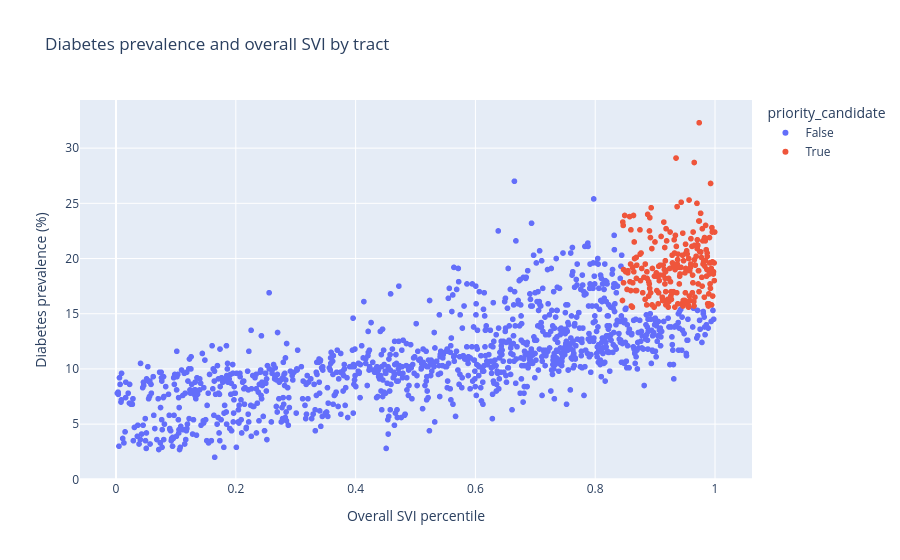

Notebook code cell kept with this figure:
### Markdown cell above
## Candidate Priority Tracts

Using the approved rule, a candidate is at or above the 75th-percentile cutoff for both diabetes prevalence and overall SVI among the matched Cook County tracts. The flags are screening candidates, not a final outreach decision.

### Code cell
diabetes_cutoff = matched["diabetes_prevalence_pct"].quantile(0.75)
svi_cutoff = matched["RPL_THEMES"].quantile(0.75)
matched["priority_candidate"] = (
    matched["diabetes_prevalence_pct"].ge(diabetes_cutoff)
    & matched["RPL_THEMES"].ge(svi_cutoff)
)
print(f"Diabetes 75th-percentile cutoff: {diabetes_cutoff:.2f}")
print(f"Overall SVI 75th-percentile cutoff: {svi_cutoff:.4f}")
print("Candidate priority tracts:", int(matched["priority_candidate"].sum()))

px.scatter(
    matched, x="RPL_THEMES", y="diabetes_prevalence_pct",
    color="priority_candidate", hover_name="GEOID",
    labels={"RPL_THEMES": "Overall SVI percentile", "diabetes_prevalence_pct": "Diabetes prevalence (%)"},
    title="Diabetes prevalence and overall SVI by tract",
).show()

priority_table = matched.loc[matched["priority_candidate"]].sort_values(
    ["diabetes_prevalence_pct", "RPL_THEMES"], ascending=False
)
priority_table[["GEOID", "diabetes_prevalence_pct", "RPL_THEMES", *model_columns[2:]]].head(20)

### Figure 1 — Plotly figure (JSON) as saved in the notebook; plotly's stock layout.template omitted (floating-point values rounded to 4 significant figures; data arrays with more than 128 entries replaced by an {"elided": "..."} marker saying what was removed)
{"data": [{"hovertemplate": "<b>%{hovertext}</b><br><br>priority_candidate=False<br>Overall SVI percentile=%{x}<br>Diabetes prevalence (%)=%{y}<extra></extra>", "hovertext": {"elided": "1114 str values"}, "legendgroup": "False", "marker": {"color": "#636efa", "symbol": "circle"}, "mode": "markers", "name": "False", "showlegend": true, "type": "scattergl", "x": {"elided": "1114 float values"}, "xaxis": "x", "y": {"elided": "1114 float values"}, "yaxis": "y"}, {"hovertemplate": "<b>%{hovertext}</b><br><br>priority_candidate=True<br>Overall SVI percentile=%{x}<br>Diabetes prevalence (%)=%{y}<extra></extra>", "hovertext": {"elided": "214 str values"}, "legendgroup": "True", "marker": {"color": "#EF553B", "symbol": "circle"}, "mode": "markers", "name": "True", "showlegend": true, "type": "scattergl", "x": {"elided": "214 float values"}, "xaxis": "x", "y": {"elided": "214 float values"}, "yaxis": "y"}], "layout": {"legend": {"title": {"text": "priority_candidate"}, "tracegroupgap": 0}, "title": {"text": "Diabetes prevalence and overall SVI by tract"}, "xaxis": {"anchor": "y", "domain": [0.0, 1.0], "title": {"text": "Overall SVI percentile"}}, "yaxis": {"anchor": "x", "domain": [0.0, 1.0], "title": {"text": "Diabetes prevalence (%)"}}}}
